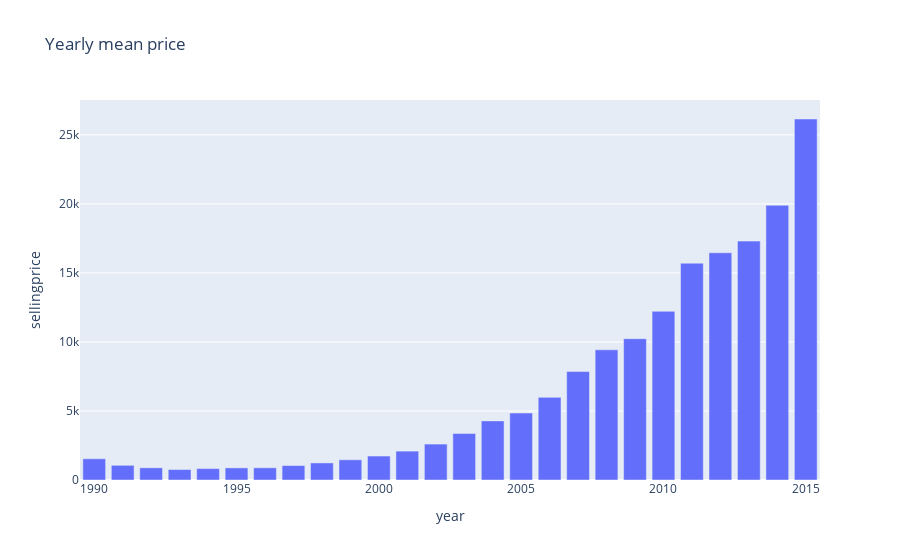

Write notebook code for a chart like this one.
### Code cell
px.bar(yearly_mean_price, x="year", y="sellingprice", title="Yearly mean price")

### Figure 1 — Plotly figure (JSON) as saved in the notebook; plotly's stock layout.template omitted (floating-point values rounded to 4 significant figures)
{"data": [{"alignmentgroup": "True", "hovertemplate": "year=%{x}<br>sellingprice=%{y}<extra></extra>", "legendgroup": "", "marker": {"color": "#636efa", "pattern": {"shape": ""}}, "name": "", "offsetgroup": "", "orientation": "v", "showlegend": false, "textposition": "auto", "type": "bar", "x": [1990, 1991, 1992, 1993, 1994, 1995, 1996, 1997, 1998, 1999, 2000, 2001, 2002, 2003, 2004, 2005, 2006, 2007, 2008, 2009, 2010, 2011, 2012, 2013, 2014, 2015], "xaxis": "x", "y": [1538, 1064.0, 883.0, 759.2, 826.3, 877.1, 883.6, 1047.0, 1237.0, 1464.0, 1736.0, 2092.0, 2602.0, 3364.0, 4281.0, 4849.0, 5987.0, 7855.0, 9431.0, 10230.0, 12220.0, 15700.0, 16460.0, 17300.0, 19900.0, 26150.0], "yaxis": "y"}], "layout": {"barmode": "relative", "legend": {"tracegroupgap": 0}, "title": {"text": "Yearly mean price"}, "xaxis": {"anchor": "y", "domain": [0, 1], "title": {"text": "year"}}, "yaxis": {"anchor": "x", "domain": [0, 1], "title": {"text": "sellingprice"}}}}
